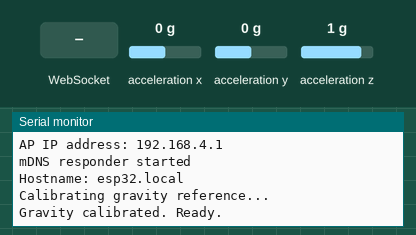
Simulated run of this program. Board: ESP32-C3. Parts: the last lines printed to the serial monitor. Wiring (inferred from the names in the program): MPU-9250 motion sensor at I2C address 0x68. The test bench sets the inputs (shaded band); at power-on: acceleration x 0 g, acceleration y 0 g, acceleration z 1 g.

Above: at 8.2 s.
8.3 s: acceleration x set to -1.4 g
At 10.3 s:
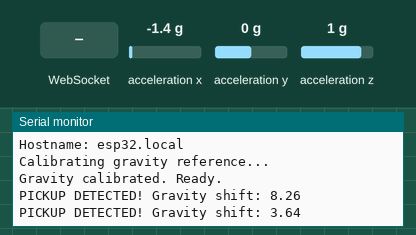
10.6 s: WebSocket text "1" received
At 11.7 s:
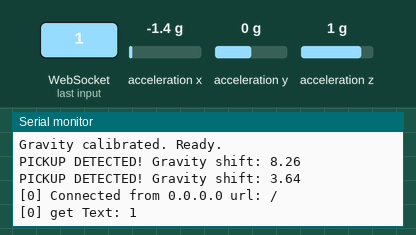
12.1 s: acceleration x set to 1.4 g
At 12.34 s:
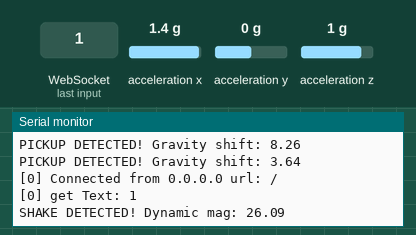
13.6 s: acceleration y set to -1.4 g
At 14.9 s:
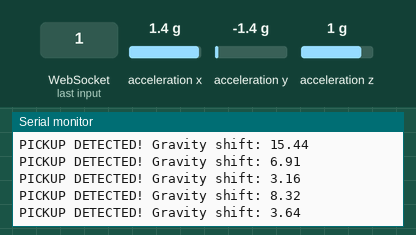
15.1 s: WebSocket text "0" received
At 16.3 s:
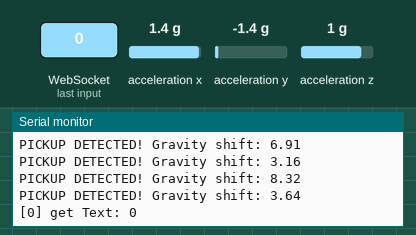
16.6 s: acceleration z set to -1.4 g
At 18.8 s:
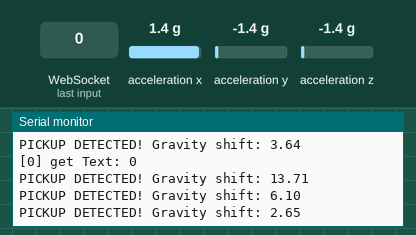
Timing chart, 0 to 19.1 s (numbered marks = the images above; inputs shaded):
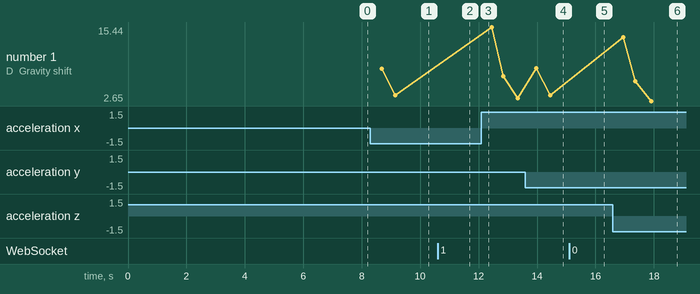

Measured:
- after the input at 8.3 s, the serial monitor: prints a new line after 0.38 s (image 1)
- after the input at 10.6 s, the serial monitor: prints a new line at once (image 2)
- after the input at 12.1 s, the serial monitor: prints a new line at once (image 3)
- after the input at 13.6 s, the serial monitor: prints a new line after 0.38 s (image 4)
- after the input at 15.1 s, the serial monitor: prints a new line at once (image 5)
- after the input at 16.6 s, the serial monitor: prints a new line after 0.36 s (image 6)
- plotted number 1: 3.64 → 3.16 after the input at 12.1 s, 3.16 → 3.64 after the input at 13.6 s, 3.64 → 2.65 after the input at 16.6 s

The program:

main.cpp
```cpp
#include <Arduino.h>
#include <Wire.h>
#include <math.h>
#include <WiFi.h>
#include <WiFiClient.h>
#include <WebSocketsServer.h>
#include <ESPmDNS.h>

#define USE_SERIAL Serial

String ssid = "smiles Inc.";
String password = "smilesinc2013";

const int MPU_ADDR = 0x68;          // MPU-6500 typical I2C address
const float SHAKE_THRESHOLD = 25.0; // Higher value = less sensitive
unsigned long lastShakeTime = 0;
const int SHAKE_COOLDOWN = 500; // ms between sending signals

// ── Pickup / lift detection ────────────────────────────────────────────────────
// When the bottle is resting flat the Z-axis carries ~9.81 m/s² (1g).
// A lift causes a brief dip (unloading) then a spike, but crucially the
// *gravity vector direction* changes. We detect a pickup by watching for
// the low-pass-filtered gravity magnitude changing axis distribution, or more
// simply: a sustained change in the vertical (Z) gravity component.
//
// PICKUP_DELTA: how much the filtered gravity vector must shift from its
//   resting value to count as a pickup. 3.5 m/s² ≈ 0.36g — easily triggered
//   by lifting but not by a gentle table bump.
// PICKUP_SUSTAIN_MS: the change must persist this long to avoid false triggers
//   from a momentary knock.
const float PICKUP_DELTA = 1.5;                // m/s²
const unsigned long PICKUP_SUSTAIN_MS = 300; // ms

// Low-pass filter coefficient for gravity estimation (0 < α < 1).
// Lower α = slower/smoother tracking of gravity orientation.
// 0.05 at 20 ms loop = ~300 ms time constant — good for separating
// slow gravity reorientation from fast shake dynamics.
const float LP_ALPHA = 0.05f;

// Gravity estimate (initialised to resting flat: Z ≈ 9.81)
float gx = 0.0f, gy = 0.0f, gz = 9.81f;

// Pickup state machine
float restGx = 0.0f, restGy = 0.0f, restGz = 9.81f; // gravity when at rest
bool restCalibrated = false;
unsigned long pickupStartMs = 0;
bool inPickupCandidate = false;

void readAccel(float &ax, float &ay, float &az);
void setupMPU();

WebSocketsServer webSocket = WebSocketsServer(9090);

void webSocketEvent(uint8_t num, WStype_t type, uint8_t *payload, size_t length);
void setupWIFI();
void sendTXT(const char * payload);
void setup()
{
  // put your setup code here, to run once:
  Serial.begin(115200);
  delay(1000);
  Serial.println("\n--- ESP32 Bottle Shake Detector ---");

  Serial.println("Initializing I2C on Pins 8(SDA), 9(SCL)...");
  Wire.begin(8, 9);

  // Check if MPU is responding
  Wire.beginTransmission(MPU_ADDR);
  if (Wire.endTransmission() != 0)
  {
    Serial.println("WARNING: MPU-6500 not found at 0x68! Check your wiring.");
  }
  else
  {
    Serial.println("MPU-6500 found! Configuring...");
    setupMPU();
  }
  setupWIFI();
  delay(5000);
  Serial.println("Calibrating gravity reference...");
  for (int i = 0; i < 50; i++)
  {
    float ax, ay, az;
    readAccel(ax, ay, az);
    gx = ax;
    gy = ay;
    gz = az; // hard-set for fast convergence at startup
    delay(20);
  }
  restGx = gx;
  restGy = gy;
  restGz = gz;
  restCalibrated = true;
  Serial.println("Gravity calibrated. Ready.");
}

void loop()
{
  webSocket.loop();


  // put your main code here, to run repeatedly:
  // ── Read raw acceleration ──────────────────────────────────────────────────
  float ax, ay, az;
  readAccel(ax, ay, az);

  // ── Update gravity estimate via low-pass filter ────────────────────────────
  // This smoothly tracks slow orientation changes (like tilting the bottle)
  // while ignoring rapid shake dynamics.
  gx = LP_ALPHA * ax + (1.0f - LP_ALPHA) * gx;
  gy = LP_ALPHA * ay + (1.0f - LP_ALPHA) * gy;
  gz = LP_ALPHA * az + (1.0f - LP_ALPHA) * gz;

  // ── Dynamic acceleration = raw − gravity estimate ──────────────────────────
  // This is what's left after removing gravity: pure motion signal.
  float dx = ax - gx;
  float dy = ay - gy;
  float dz = az - gz;
  float dynamicMag = sqrt(dx * dx + dy * dy + dz * dz);

  // ── Shake detection (dynamic acceleration only) ────────────────────────────
  // Picking the bottle straight up doesn't generate high dynamic acceleration
  // unless it's done very abruptly — a slow lift will be ~1–3 m/s² dynamic.
  if (dynamicMag > SHAKE_THRESHOLD)
  {
    if (millis() - lastShakeTime > SHAKE_COOLDOWN)
    {
      lastShakeTime = millis();
      Serial.print("SHAKE DETECTED! Dynamic mag: ");
      Serial.println(dynamicMag);
      sendTXT("SHAKE");
    }
  }

  // ── Pickup / vertical lift detection ──────────────────────────────────────
  // We compare the current gravity vector to the resting reference.
  // A pickup shifts the gravity distribution (the device reorients, and/or
  // the Z component drops as the user lifts and tilts it naturally).
  // We only update the rest reference while the device is genuinely still.
  if (restCalibrated)
  {
    float gdx = gx - restGx;
    float gdy = gy - restGy;
    float gdz = gz - restGz;
    float gravityShift = sqrt(gdx * gdx + gdy * gdy + gdz * gdz);

    if (gravityShift > PICKUP_DELTA)
    {

      // Gravity vector has shifted — possible pickup / reorientation
      if (!inPickupCandidate)
      {
        inPickupCandidate = true;
        pickupStartMs = millis();
      }
      else if (millis() - pickupStartMs >= PICKUP_SUSTAIN_MS)
      {
        // Sustained shift → confirmed pickup event
        inPickupCandidate = false;

        // Update rest reference to the new orientation so we don't
        // re-trigger continuously while the bottle is held tilted.
        restGx = gx;
        restGy = gy;
        restGz = gz;

        Serial.print("PICKUP DETECTED! Gravity shift: ");
        Serial.println(gravityShift);
        sendTXT("PICKUP");
      }
    }
    else
    {
      // Gravity is close to rest — device is still; reset candidate and
      // keep updating the rest reference so it adapts to slow drifts.
      inPickupCandidate = false;
      // Slowly re-calibrate rest reference while at rest
      restGx = 0.99f * restGx + 0.01f * gx;
      restGy = 0.99f * restGy + 0.01f * gy;
      restGz = 0.99f * restGz + 0.01f * gz;
    }
  }

  delay(20); // Small delay for stability
}

void webSocketEvent(uint8_t num, WStype_t type, uint8_t *payload, size_t length)
{
  switch (type)
  {
  case WStype_DISCONNECTED:
    Serial.printf("[%u] Disconnected!\n", num);
    break;

  case WStype_CONNECTED:
  {
    IPAddress ip = webSocket.remoteIP(num);
    Serial.printf("[%u] Connected from %d.%d.%d.%d url: %s\n",
                  num, ip[0], ip[1], ip[2], ip[3], payload);
    webSocket.sendTXT(num, "Connected");
  }
  break;

  case WStype_TEXT:
    Serial.printf("[%u] get Text: %s\n", num, payload);
    break;
  }
}

void setupWIFI()
{
  WiFi.softAP(ssid, password);

  IPAddress IP = WiFi.softAPIP();
  Serial.print("AP IP address: ");
  Serial.println(IP);

  // mDNS
  if (!MDNS.begin("esp32"))
  {
    Serial.println("Error starting mDNS");
    return;
  }

  Serial.println("mDNS responder started");
  Serial.println("Hostname: esp32.local");

  MDNS.addService("ws", "tcp", 81);

  // WebSocket
  webSocket.begin();
  webSocket.onEvent(webSocketEvent);
}

void setupMPU()
{
  Wire.beginTransmission(MPU_ADDR);
  Wire.write(0x6B); // PWR_MGMT_1 register
  Wire.write(0);    // Wake up
  Wire.endTransmission(true);

  // Set accelerometer full-scale range to ±4g for better resolution on shakes
  // Register 0x1C (ACCEL_CONFIG), bits [4:3] = 01 → ±4g, sensitivity 8192 LSB/g
  Wire.beginTransmission(MPU_ADDR);
  Wire.write(0x1C);
  Wire.write(0x08); // FS_SEL = 01
  Wire.endTransmission(true);
}

// sensitivity changes with FS_SEL — use 8192 for ±4g
void readAccel(float &ax, float &ay, float &az)
{
  Wire.beginTransmission(MPU_ADDR);
  Wire.write(0x3B);
  Wire.endTransmission(false);
  Wire.requestFrom(MPU_ADDR, 6, true);

  if (Wire.available() >= 6)
  {
    int16_t x = Wire.read() << 8 | Wire.read();
    int16_t y = Wire.read() << 8 | Wire.read();
    int16_t z = Wire.read() << 8 | Wire.read();

    // ±4g range → 8192 LSB/g → convert to m/s²
    ax = (x / 8192.0f) * 9.81f;
    ay = (y / 8192.0f) * 9.81f;
    az = (z / 8192.0f) * 9.81f;
  }
  else
  {
    ax = ay = az = 0;
  }
}

void sendTXT(const char * payload){

   int connectedClients = webSocket.connectedClients(false);
   for (size_t iuser = 0; iuser < connectedClients; iuser++)
   {
    webSocket.sendTXT(iuser, (uint8_t *)payload);
   }
}
```
